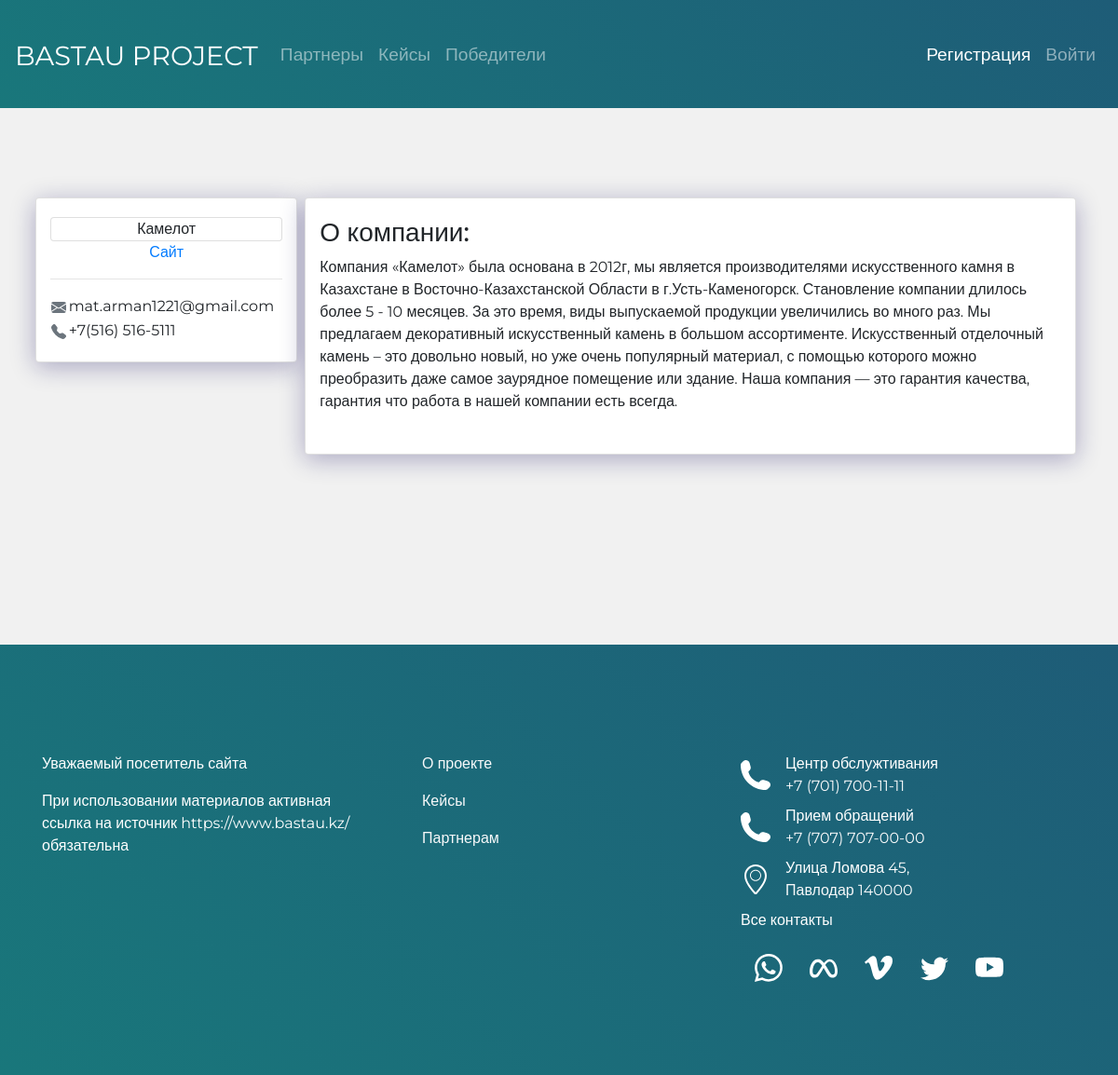
The page /bio/partner/21 on the database as committed earlier.
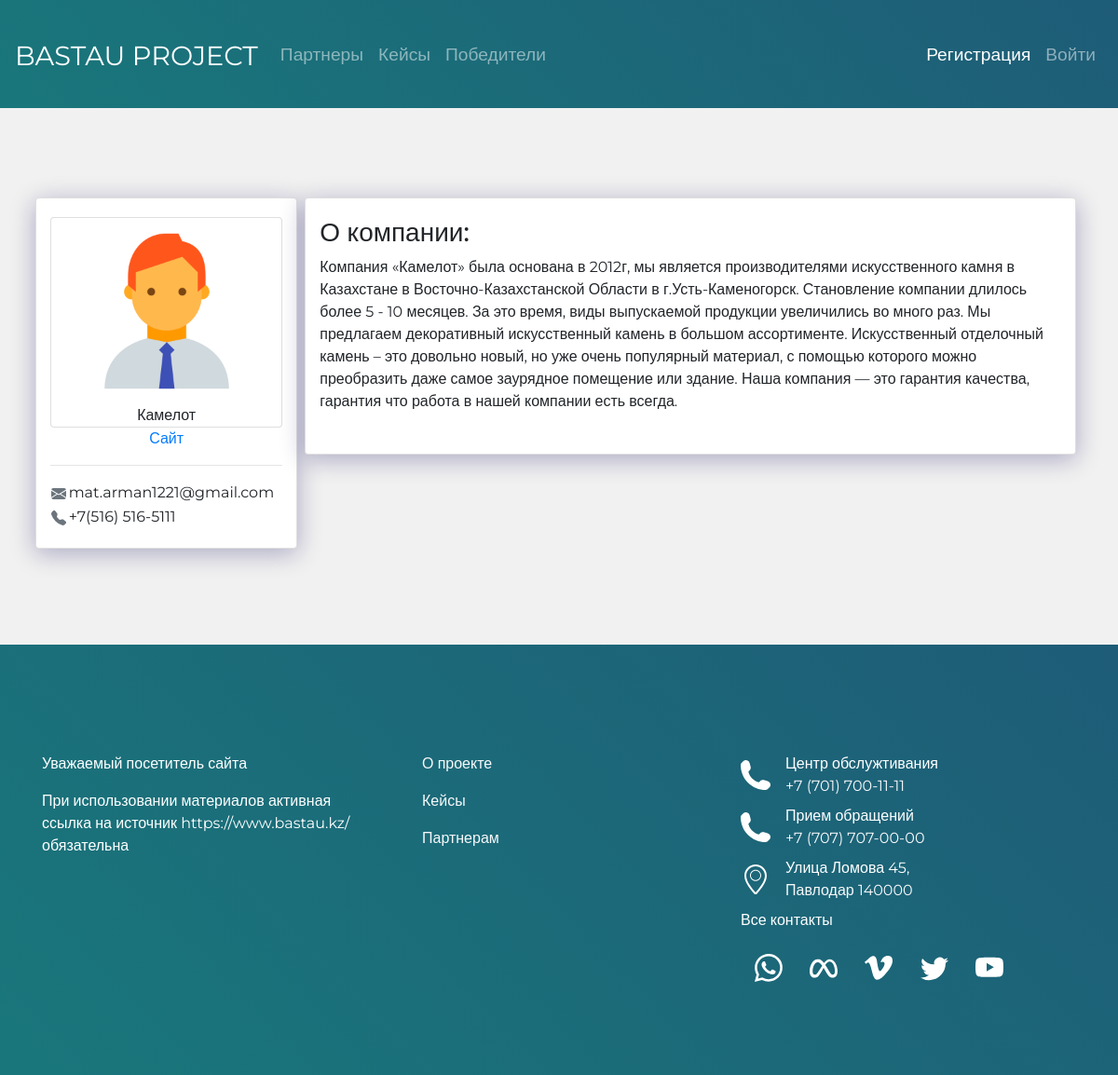
The same page on the database as committed later.
### BastauApp/models.py (models this page shows, shortened)
class Partner(models.Model):
    user = models.OneToOneField(User, verbose_name='id', on_delete=models.CASCADE, primary_key=True)
    Fio = models.CharField(max_length=100, verbose_name='ФИО', blank=True)
    name_of_partner = models.CharField(max_length=100, verbose_name='Название организации')
    site = models.URLField(max_length=200, verbose_name='Сайт')
    avatar = models.ImageField("Аватар", upload_to="img/", blank=True)
    about_company = models.TextField(max_length=1000,verbose_name='О компании')
    class Meta:
        verbose_name = "Партнер"
        verbose_name_plural = "Партнеры"

class User(AbstractBaseUser, PermissionsMixin):
    email = models.EmailField(db_index=True, unique=True, max_length=254, verbose_name='Почта')
    phone = models.CharField(max_length=20, help_text='Номер телефона', verbose_name='Телефон')
    is_staff = models.BooleanField(default=True)
    is_active = models.BooleanField(default=True)
    is_superuser = models.BooleanField(default=False)
    is_student = models.BooleanField(default=False)
    is_partner = models.BooleanField(default=False)
    objects = CustomUserManager()
    REQUIRED_FIELDS = ["phone"]
    USERNAME_FIELD = 'email'
    class Meta:
        verbose_name = "Пользователь"
        verbose_name_plural = "Пользователи"

### BastauApp/views.py (the view)
# urls.py: path('bio/partner/<user_id>', views.detail_partner, name= 'detail_partner' ),
def detail_partner(request, user_id):
    a = User.objects.get(pk=user_id)
    context = {}
    context["partner_info"] = Partner.objects.get(user=a)
    context["menu"] = menu
    return render(request, "Bio_partner.html", context)

### BastauApp/templates/Bio_partner.html (shortened to what this page needs)
{% extends 'base.html' %}
{% load static %}
  {% block content %}
<br><br><br><br>
 <div class="container">
        <div class="row">
            <div class="col-lg-3 main-cases__item mb-1 mr-2 ml-2 h-100 card ">
                <div class="card">
                {% if partner_info.avatar %}
                    <div class="d-flex justify-content-center"><img src="{{partner_info.avatar.url}}" alt="" width="200px"></div>
                {% else %}
                   <div class="d-flex justify-content-center"><img src="{% static 'img_register/avatar_partners.png' %}"  height="200px"></div>
                {% endif %}
                <div class="d-flex justify-content-center">{{partner_info.name_of_partner}}</div>
                </div>
                <div class="d-flex justify-content-center"><a href="{{partner_info.site}}">Сайт</a></div>
                <hr>
                <table  class="w-100 table_info_partners_bio">
                    <tr class="">
                        <td class="text-secondary ml-3 mr-3">
                        </td>
                        <td class="fs-1 mt-2" >{{partner_info.user.email}}</td>
                    </tr>
                    <tr class="">
                        <td class="text-secondary align-items-start">
                            </td>
                        <td class="fs-1 mt-2">{{partner_info.user.phone}}</td>
                    </tr>
                </table>
            </div>
            <div class="main-cases__item col-lg h-100 card">
                <h3>О компании:</h3>
                <div class="mb-4">{{partner_info.about_company}}</div>
            </div>
       </div>
    </div>
  {% endblock %}

Rows that differ between the two databases and show on the page:
changed Partner "Камелот": avatar: picture added
